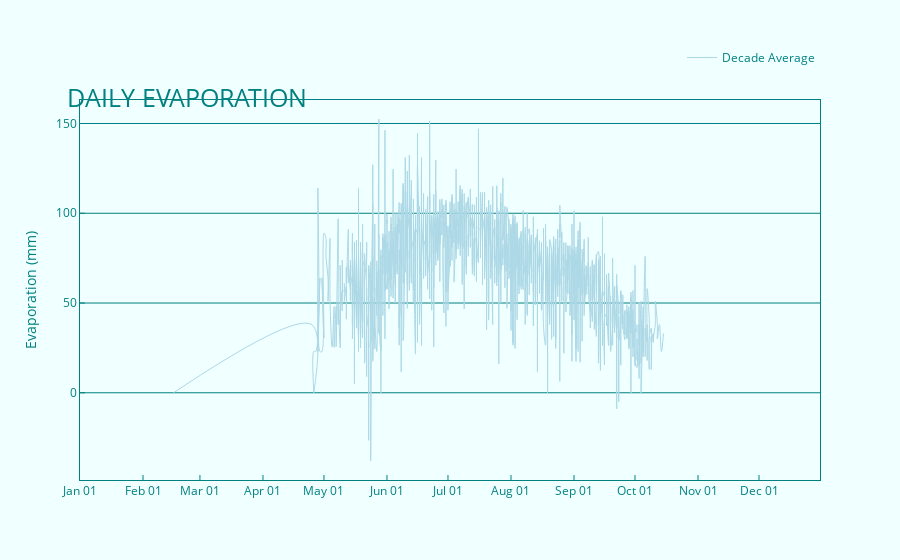

Notebook code cell kept with this figure:
### Markdown cell above
### EVAP

### Code cell
#EVAP - EVAPORATION

hue = 'teal' #line color of graph
canvas = 'azure' #background color
reference = 'lightblue' #color of reference line

df_EVAP_go = df_EVAP_go.sort_values(by="axisdate")
df_25_EVAP_go = df_25_EVAP_go.sort_values(by="axisdate")

fig_EVAP = go.Figure ()
fig_EVAP.add_trace(go.Scatter(x = df_EVAP_go["axisdate"],
                        y = df_EVAP_go["Daily Average"],
                        mode = "lines",
                        name = "Decade Average",
                        connectgaps = True,
                        hoverinfo = 'none',
                        line = dict(color = reference,
                                    shape = 'spline',
                                    width = 1)))
fig_EVAP.add_trace(go.Scatter(x = df_25_EVAP_go["axisdate"],
                         y = df_25_EVAP_go["Daily Average"],
                         mode = "lines",
                         name = "2025",
                         connectgaps = True,
                         line = dict(color = hue,
                                     shape = 'spline',
                                     width = 3)))
fig_EVAP.update_layout(plot_bgcolor = canvas,
                  paper_bgcolor = canvas,
                  showlegend = True,
                  legend_font_color = hue,
                  legend_orientation = 'h',
                  legend_yanchor = 'top',
                  legend_y = 1.15,
                  legend_xanchor = 'right',
                  legend_x = 1,
                  title = dict(text = "DAILY EVAPORATION",
                               font_color = hue,
                               xanchor = 'left',
                               x = 0.074,
                               font_size = 25,
                               yanchor = 'top',
                               y = 0.84)
                               )
    
fig_EVAP.update_xaxes(color = hue,
                gridcolor = hue,
                linecolor = hue,
                mirror = True,
                showgrid = False,
                ticks = "inside",
                ticklen = 5,
                tickformat= "%b %d",
                nticks = 12,
                range = ['2025-01-01', '2025-12-31'],
                title = dict(text = ""),
                )
fig_EVAP.update_yaxes(color = hue,
                 gridcolor = hue,
                 linecolor = hue,
                 mirror = True,
                 showgrid = True,
                 ticks = 'inside',
                 ticklen = 5,
                 zeroline = False,
                 rangemode = 'tozero',
                 title = dict(text = "Evaporation (mm)")
                 )

fig_EVAP.show()

### Figure 1 — Plotly figure (JSON) as saved in the notebook; plotly's stock layout.template omitted (floating-point values rounded to 4 significant figures; data arrays with more than 128 entries replaced by an {"elided": "..."} marker saying what was removed)
{"data": [{"connectgaps": true, "hoverinfo": "none", "line": {"color": "lightblue", "shape": "spline", "width": 1}, "mode": "lines", "name": "Decade Average", "type": "scatter", "x": {"elided": "1465 str values"}, "y": {"elided": "1465 float values"}}, {"connectgaps": true, "line": {"color": "teal", "shape": "spline", "width": 3}, "mode": "lines", "name": "2025", "type": "scatter", "x": [], "y": []}], "layout": {"legend": {"font": {"color": "teal"}, "orientation": "h", "x": 1, "xanchor": "right", "y": 1.15, "yanchor": "top"}, "paper_bgcolor": "azure", "plot_bgcolor": "azure", "showlegend": true, "title": {"font": {"color": "teal", "size": 25}, "text": "DAILY EVAPORATION", "x": 0.074, "xanchor": "left", "y": 0.84, "yanchor": "top"}, "xaxis": {"color": "teal", "gridcolor": "teal", "linecolor": "teal", "mirror": true, "nticks": 12, "range": ["2025-01-01", "2025-12-31"], "showgrid": false, "tickformat": "%b %d", "ticklen": 5, "ticks": "inside", "title": {"text": ""}}, "yaxis": {"color": "teal", "gridcolor": "teal", "linecolor": "teal", "mirror": true, "rangemode": "tozero", "showgrid": true, "ticklen": 5, "ticks": "inside", "title": {"text": "Evaporation (mm)"}, "zeroline": false}}}
